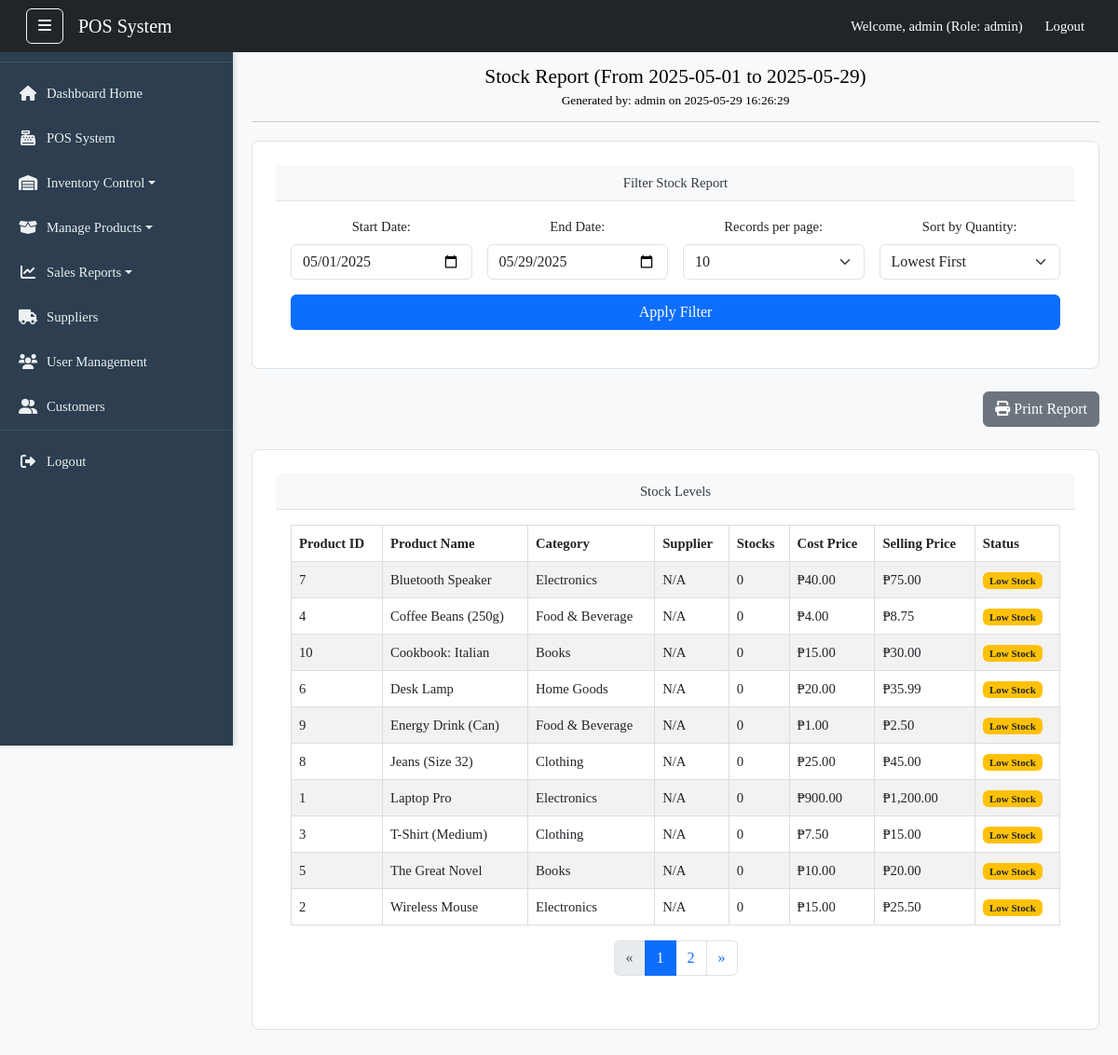
The app's page /views/reports/stock_report.php (signed in), older data.
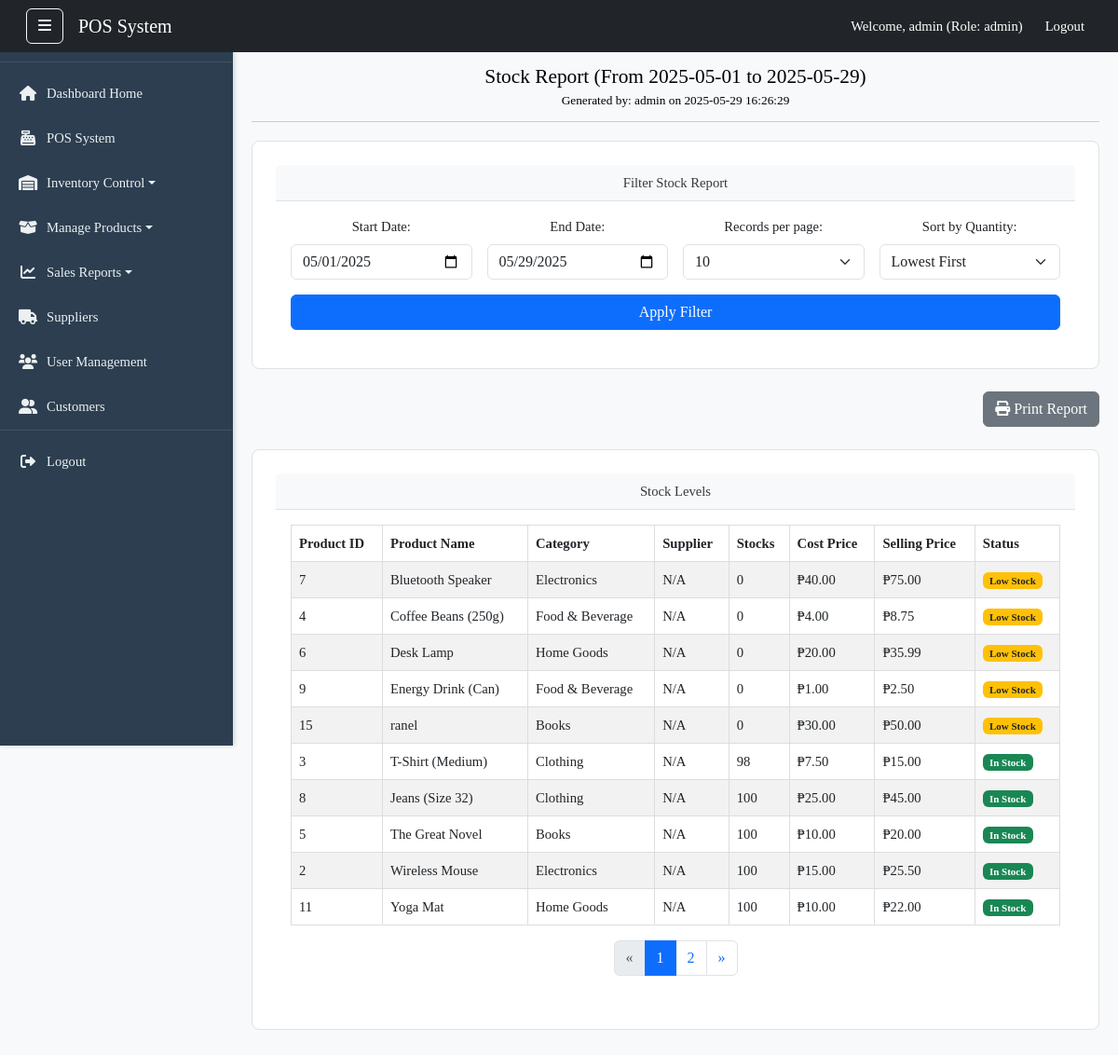
The same page, newer data.
### tables this page shows
CREATE TABLE `products` (
  `id` int(11) NOT NULL,
  `barcode` varchar(50) NOT NULL,
  `name` varchar(255) NOT NULL,
  `description` text DEFAULT NULL,
  `price` decimal(10,2) NOT NULL,
  `cost_price` decimal(10,2) DEFAULT NULL,
  `stock_quantity` int(11) NOT NULL DEFAULT 0,
  `category_id` int(11) DEFAULT NULL,
  `supplier_id` int(11) DEFAULT NULL,
  `brand` varchar(255) DEFAULT NULL,
  `is_active` tinyint(1) DEFAULT 1,
  `created_at` datetime DEFAULT current_timestamp(),
  `updated_at` datetime DEFAULT current_timestamp() ON UPDATE current_timestamp()
);

CREATE TABLE `categories` (
  `id` int(11) NOT NULL,
  `name` varchar(100) NOT NULL,
  `description` text DEFAULT NULL
);

### views/reports/stock_report.php (the view, shortened to what the changed rows need)
<?php
$start_date = isset($_GET['start_date']) ? sanitize_input($_GET['start_date']) : date('Y-m-01');
$end_date = isset($_GET['end_date']) ? sanitize_input($_GET['end_date']) : date('Y-m-d');
$allowed_records_per_page = [10, 20, 30, 40, 50, 60, 70, 80, 90, 100];
$default_records_per_page = 10;
$records_per_page = isset($_GET['per_page']) && in_array((int)$_GET['per_page'], $allowed_records_per_page) ? (int)$_GET['per_page'] : $default_records_per_page;
$current_page = isset($_GET['page']) && is_numeric($_GET['page']) ? (int)$_GET['page'] : 1;
$offset = ($current_page - 1) * $records_per_page;
$allowed_sort_orders = ['quantity_asc', 'quantity_desc', 'name_asc'];
$default_sort_order = 'quantity_asc';
$sort_order = isset($_GET['sort_order']) && in_array($_GET['sort_order'], $allowed_sort_orders) ? $_GET['sort_order'] : $default_sort_order;
function getTotalProductCount($conn) {
    $sql = "SELECT COUNT(id) AS total_count FROM products";
    $result = $conn->query($sql);
    if ($result && $row = $result->fetch_assoc()) {
        return $row['total_count'];
    }
    return 0;
}
function getStockDataAsOfDate($conn, $limit, $offset, $sort_order, $asOfDateTime) {
    $orderByClause = "";
    switch ($sort_order) {
        case 'quantity_asc':
            $orderByClause = "calculated_quantity ASC, p.name ASC";
            break;
    }
    $sql = "
        SELECT
            p.id AS product_id,
            p.name AS product_name,
            c.name AS category_name,
            s.name AS supplier_name,
            COALESCE(
                (
                    SELECT sh.current_quantity_after_change
                    FROM stock_history sh
                    WHERE sh.product_id = p.id
                      AND sh.change_date <= ?
                    ORDER BY sh.change_date DESC, sh.id DESC -- Get the very last change
                    LIMIT 1
                ),
                0 -- Default to 0 if no history exists for this product before the date
            ) AS calculated_quantity,
            p.cost_price,
            p.price AS selling_price,
            p.is_active AS status
        FROM
            products p
        LEFT JOIN
            categories c ON p.category_id = c.id
        LEFT JOIN
            suppliers s ON p.supplier_id = s.id
        ORDER BY
            " . $orderByClause . "
        LIMIT ? OFFSET ?";
    $stmt = $conn->prepare($sql);
    $stmt->bind_param("sii", $asOfDateTime, $limit, $offset);
    $stmt->execute();
    $result = $stmt->get_result();
    $stockData = [];
    if ($result->num_rows > 0) {
        while ($row = $result->fetch_assoc()) {
            $stockData[] = $row;
        }
    }
    return $stockData;
}
$conn = get_db_connection();
$total_products = getTotalProductCount($conn);
$total_pages = ceil($total_products / $records_per_page);
$stockItems = [];
try {
    $stockItems = getStockDataAsOfDate($conn, $records_per_page, $offset, $sort_order, $end_date . ' 23:59:59');
} catch (Exception $e) {
    $message = "Error fetching stock data: " . $e->getMessage();
    $message_type = 'danger';
}
require_once '../../includes/header.php';
?>
<div class="dashboard-wrapper">
    <div class="main-content" id="main-content">
        <div id="printableArea" class="container-fluid dashboard-page-content mt-5 pt-3">
            <div class="card mb-4">
                <div class="card-body">
                    <div class="table-responsive">
                        <table class="table table-striped table-hover">
                            <thead>
                                <tr>
                                    <th>Product ID</th>
                                    <th>Product Name</th>
                                    <th>Category</th>
                                    <th>Supplier</th>
                                    <th>Stocks</th>
                                    <th>Cost Price</th>
                                    <th>Selling Price</th>
                                    <th>Status</th>
                                </tr>
                            </thead>
                            <tbody>
                                <?php if (!empty($stockItems)): ?>
                                    <?php foreach ($stockItems as $item): ?>
                                        <tr>
                                            <td><?php echo htmlspecialchars($item['product_id']); ?></td>
                                            <td><?php echo htmlspecialchars($item['product_name']); ?></td>
                                            <td><?php echo htmlspecialchars($item['category_name'] ?? 'N/A'); ?></td>
                                            <td><?php echo htmlspecialchars($item['supplier_name'] ?? 'N/A'); ?></td>
                                            <td><?php echo htmlspecialchars($item['calculated_quantity']); ?></td>
                                            <td>₱<?php echo number_format($item['cost_price'], 2); ?></td>
                                            <td>₱<?php echo number_format($item['selling_price'], 2); ?></td>
                                            <td>
                                                <?php
                                                    $statusClass = '';
                                                    $displayStatus = '';
                                                    $lowStockThreshold = 10;
                                                    if (isset($item['status']) && $item['status'] == 0) {
                                                        $statusClass = 'badge bg-danger';
                                                        $displayStatus = 'Inactive';
                                                    } elseif ($item['calculated_quantity'] <= $lowStockThreshold) {
                                                        $statusClass = 'badge bg-warning text-dark';
                                                        $displayStatus = 'Low Stock';
                                                    } else {
                                                        $statusClass = 'badge bg-success';
                                                        $displayStatus = 'In Stock';
                                                    }
                                                ?>
                                                <span class="<?php echo $statusClass; ?>">
                                                    <?php echo $displayStatus; ?>
                                                </span>
                                            </td>
                                        </tr>
                                    <?php endforeach; ?>
                                <?php else: ?>
                                    <tr>
                                        <td colspan="8" class="text-center">No product or stock data available for the selected period.</td>
                                    </tr>
                                <?php endif; ?>
                            </tbody>
                        </table>
                    </div>
                    <nav aria-label="Page navigation" class="no-print">
                        <ul class="pagination justify-content-center">
                            <?php for ($i = 1; $i <= $total_pages; $i++): ?>
                                <li class="page-item <?php echo ($current_page == $i) ? 'active' : ''; ?>">
                                    <a class="page-link" href="?page=<?php echo $i; ?>&per_page=<?php echo $records_per_page; ?>&sort_order=<?php echo htmlspecialchars($sort_order); ?>&start_date=<?php echo htmlspecialchars($start_date); ?>&end_date=<?php echo htmlspecialchars($end_date); ?>">
                                        <?php echo $i; ?>
                                    </a>
                                </li>
                            <?php endfor; ?>
                        </ul>
                    </nav>
                </div>
            </div>
        </div>
    </div>
</div>
</body>
</html>

Row changes from the older to the newer data that the page shows:
no longer on this page (row edited): products: id "10", name "Cookbook: Italian", category.name "Books", supplier_name "N/A", calculated_quantity "0", cost_price "15.00", price "30.00", displayStatus "Low Stock"
no longer on this page (row edited): products: id "1", name "Laptop Pro", category.name "Electronics", supplier_name "N/A", calculated_quantity "0", cost_price "900.00", price "1,200.00", displayStatus "Low Stock"
added products: id "15", name "ranel", category.name "Books", supplier_name "N/A", calculated_quantity "0", cost_price "30.00", price "50.00", displayStatus "Low Stock"
changed products "T-Shirt (Medium)": calculated_quantity "0" → "98"; displayStatus "Low Stock" → "In Stock"; moves up the list
changed products "Jeans (Size 32)": calculated_quantity "0" → "100"; displayStatus "Low Stock" → "In Stock"
changed products "The Great Novel": calculated_quantity "0" → "100"; displayStatus "Low Stock" → "In Stock"
changed products "Wireless Mouse": calculated_quantity "0" → "100"; displayStatus "Low Stock" → "In Stock"
now on this page (row edited): products: id "11", name "Yoga Mat", category.name "Home Goods", supplier_name "N/A", calculated_quantity "100", cost_price "10.00", price "22.00", displayStatus "In Stock"
